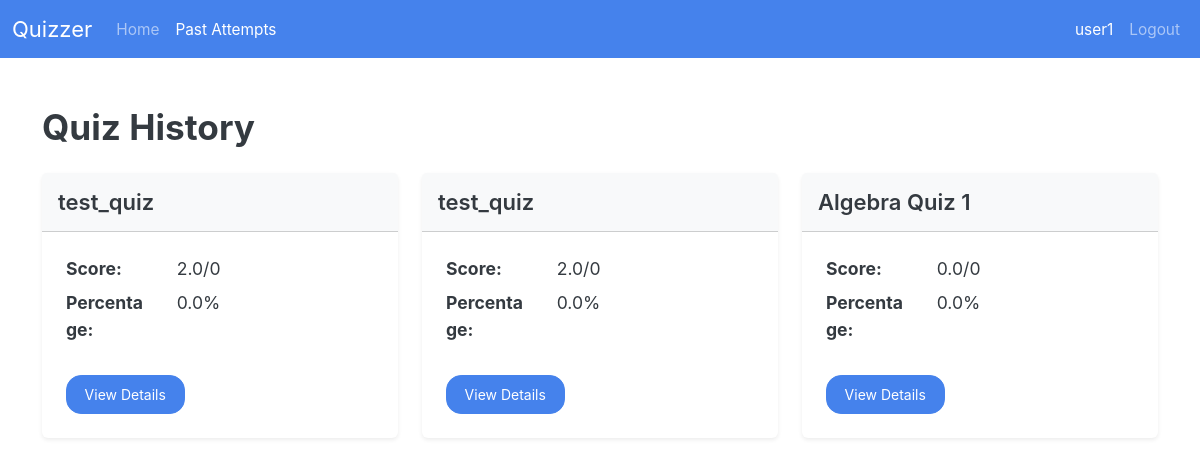
Page /user/past_attempts (signed in) on the earlier database version.
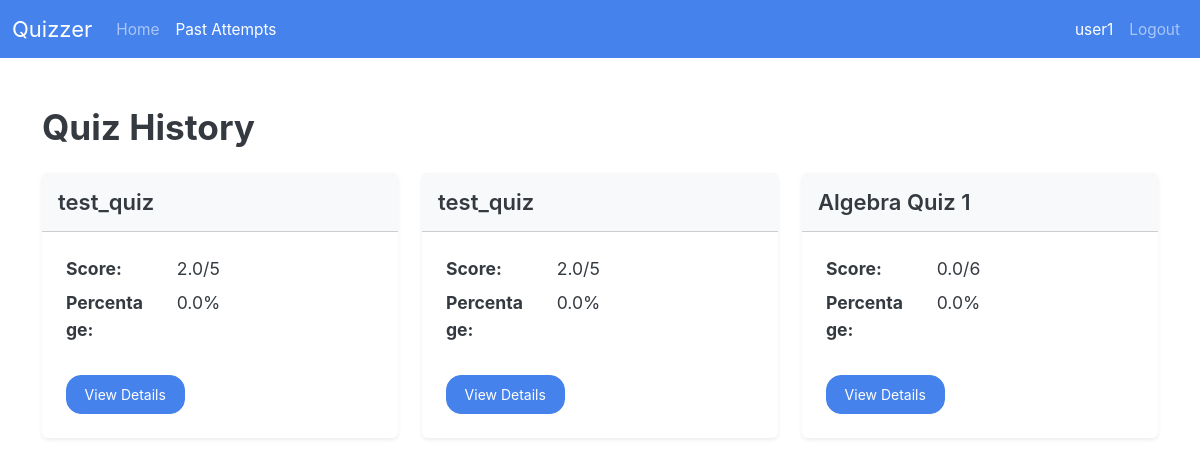
Same page on the later database version.
### models/models.py (models this page shows)
class QuizAttempt(db.Model):
    __tablename__ = 'quiz_attempt'
    id: Mapped[id_pk]
    quiz_id: Mapped[int] = mapped_column(ForeignKey("quiz.quiz_id"))
    user_id: Mapped[int] = mapped_column(ForeignKey("user.user_id"))
    start_time: Mapped[datetime]
    time_taken: Mapped[int] # time in minutes  maybe seconds? minutes is better we don't need seconds
    total_score: Mapped[float]
    percentage: Mapped[float]
    quiz: Mapped["Quiz"] = relationship(back_populates="quiz_attempts")
    user: Mapped["User"] = relationship(back_populates="quiz_attempts")
    question_attempts: Mapped[List["QuestionAttempt"]]=relationship(back_populates="quiz_attempt")

class Quiz(db.Model):
    __tablename__ = "quiz"
    quiz_id: Mapped[id_pk]
    quiz_name: Mapped[str]
    chapter_id: Mapped[int]
    subject_id: Mapped[int]
    date: Mapped[Optional[date]]
    duration: Mapped[Optional[int]]  # minutes? hopefully
    remarks: Mapped[str]
    total_marks: Mapped[int] = mapped_column(default=0)
    questions: Mapped[List["Question"]] = relationship(
        back_populates="quiz", cascade="all,delete-orphan"
    )
    quiz_attempts: Mapped[List["QuizAttempt"]] = relationship(
        back_populates="quiz", cascade="all,delete-orphan"
    )
    chapter: Mapped["Chapter"] = relationship(back_populates="quizzes") # maybe change this
    __table_args__ = (
        ForeignKeyConstraint(
            ['subject_id', 'chapter_id'],  # Composite foreign key
            ['chapter.subject_id', 'chapter.chapter_id']
        ),
    )

### routes/user_routes.py (the view)
@user_bp.route("/past_attempts", methods=["GET"])
def history():
    return render_template("user/history.html", user=current_user)

### app.py (called while the page is built)
@app.template_global()
def is_active(page_name):
    return "active" if request.endpoint == page_name else ""

### routes/__init__.py (called while the page is built)
def init_login_manager(app):
    login_manager = LoginManager()
    login_manager.init_app(app)
    login_manager.login_view = "auth.login"  # goes to the login() function in auth_bp
    @login_manager.user_loader
    def load_user(user_id):
        return db.session.scalar(select(User).where(User.user_id == user_id))

### routes/user_routes.py (called while the page is built)
@user_bp.before_request  # makes it so you have to be logged in to access, and allows admin to access it too to test :)
@login_required
def user_required():
    pass

### templates/user/history.html
{% extends "base.html" %} {% block title %} Quiz History {% endblock %} {% block
body %} {% include "user/nav.html" %}
<div class="container py-5">
  <div class="d-flex justify-content-between align-items-center mb-4">
    <h2 class="mb-0 fw-bold">Quiz History</h2>
  </div>
  {% if user.quiz_attempts %}
  <div class="row row-cols-1 row-cols-md-2 row-cols-lg-3 g-4">
    {% for quiz_attempt in user.quiz_attempts %}
    <div class="col">
      <div class="card shadow-sm border-0 h-100">
        <div class="card-header bg-light py-3">
          <h5 class="card-title fw-semibold mb-0">
            {{ quiz_attempt.quiz.quiz_name }}
          </h5>
        </div>
        <div class="card-body p-4">
          <dl class="row">
            <dt class="col-sm-4">Score:</dt>
            <dd class="col-sm-8">
              {{ quiz_attempt.total_score }}/{{ quiz_attempt.quiz.total_marks }}
            </dd>
            <dt class="col-sm-4">Percentage:</dt>
            <dd class="col-sm-8">{{ quiz_attempt.percentage }}%</dd>
          </dl>
          <a
            href="{{ url_for('user.results', quiz_attempt_id=quiz_attempt.id) }}"
            class="btn btn-primary mt-3"
            >View Details</a
          >
        </div>
      </div>
    </div>
    {% endfor %}
  </div>
  {% else %}
  <div class="text-center py-5">
    <p class="text-muted mb-0">No quiz history found for this user.</p>
  </div>
  {% endif %}
</div>
{% endblock %}

Differences in the rows shown:
changed through a linked row, QuizAttempt (number 1 of 3 on the later page): quiz.total_marks "0" → "5"
changed through a linked row, QuizAttempt (number 2 of 3 on the later page): quiz.total_marks "0" → "5"
changed through a linked row, QuizAttempt "Algebra Quiz 1": quiz.total_marks "0" → "6"
